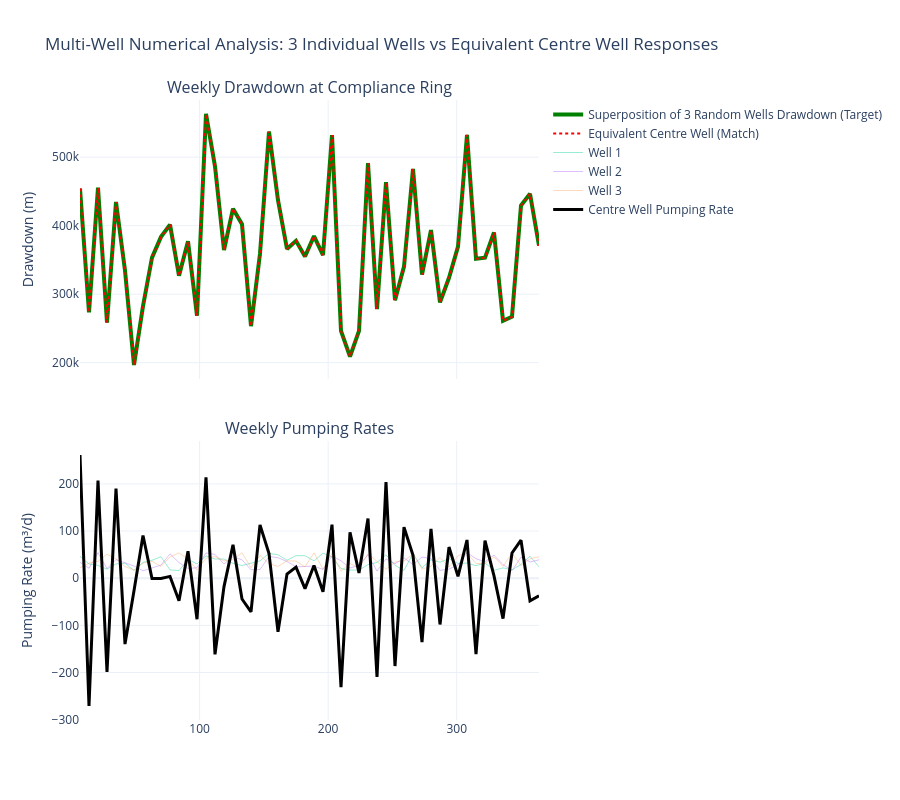

Write notebook code for a chart like this one.
### Code cell
#####################
### visualisation ###
#####################

fig = make_subplots(rows=2, cols=1, shared_xaxes=True, vertical_spacing=0.1,
                    subplot_titles=("Weekly Drawdown at Compliance Ring", "Weekly Pumping Rates"))

# row 1: drawdown at compliance points - target vs equivalent centre well match
fig.add_trace(go.Scatter(x=time_steps, y=s_incremental_target, name=f"Superposition of {n_wells} Random Wells Drawdown (Target)", 
                         line=dict(color='green', width=4)), row=1, col=1)
fig.add_trace(go.Scatter(x=time_steps, y=s_incremental_target, name="Equivalent Centre Well (Match)", 
                         line=dict(color='red', dash='dot', width=2)), row=1, col=1)

# row 2: pumping rates of the random wells and the equivalent centre well
for i, w in enumerate(wells):
    fig.add_trace(go.Scatter(x=time_steps, y=w['Q'], name=f"Well {i+1}", 
                             line=dict(width=1), opacity=0.4), row=2, col=1)

fig.add_trace(go.Scatter(x=time_steps, y=q_equiv, name="Centre Well Pumping Rate", 
                         line=dict(color='black', width=3)), row=2, col=1)

fig.update_layout(height=800, template="plotly_white", 
                  title=(f"Multi-Well Numerical Analysis: {n_wells} Individual Wells vs Equivalent Centre Well Responses"))
fig.update_yaxes(title_text="Drawdown (m)", row=1, col=1)
fig.update_yaxes(title_text="Pumping Rate (m³/d)", row=2, col=1)

fig.show()
